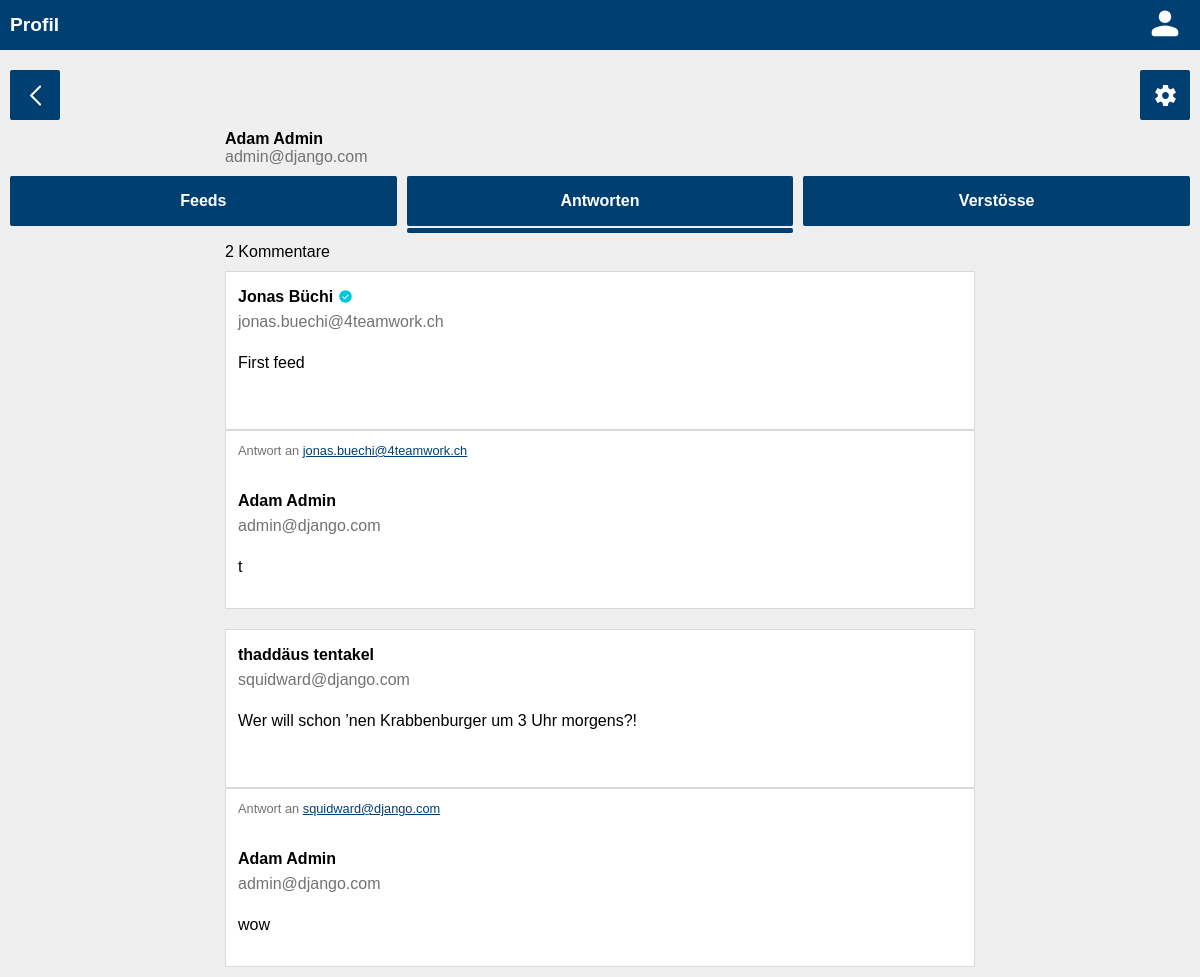
Page /users/1/commentaries (signed in) on the earlier database version.
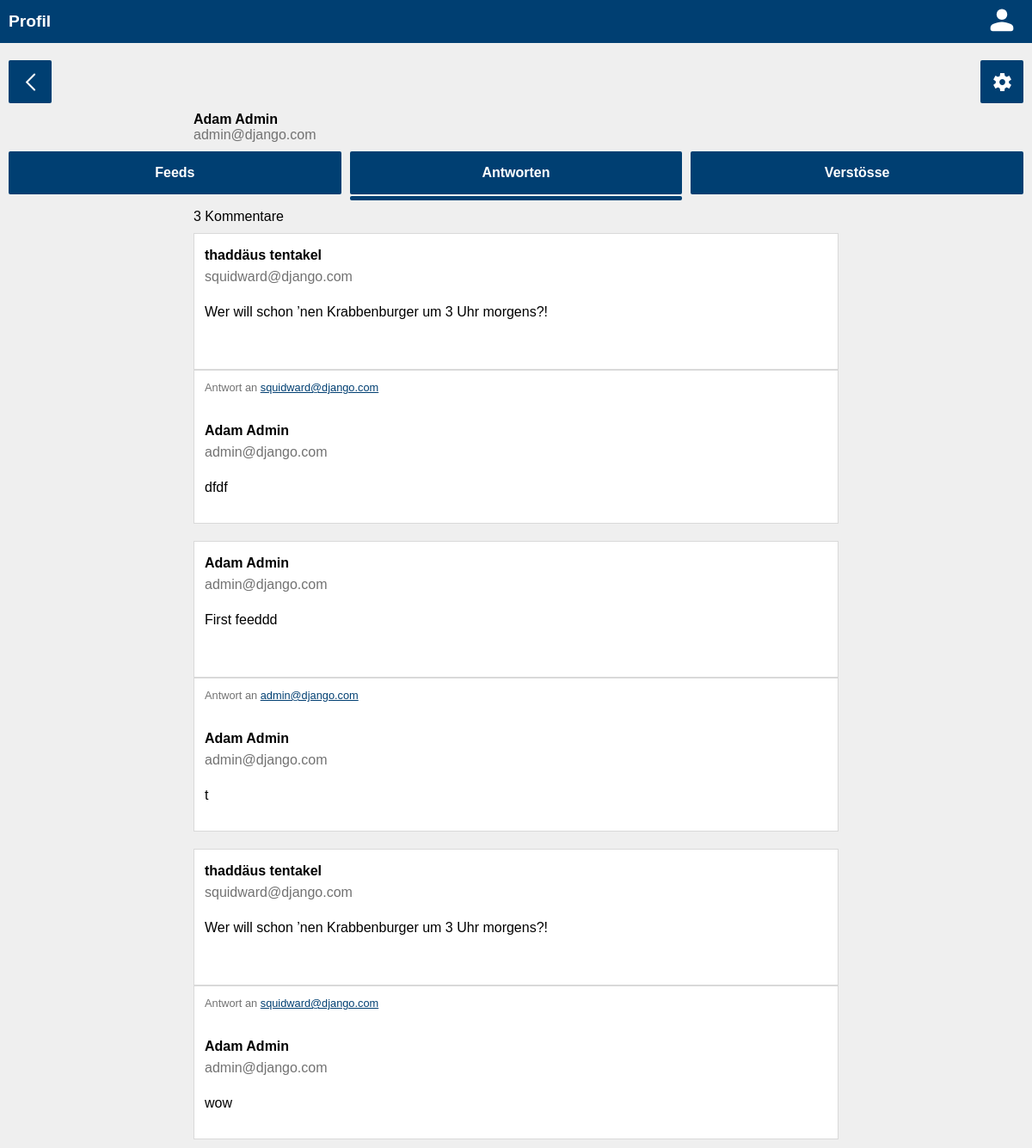
Same page on the later database version.
### authentication/models.py (models this page shows)
class User(AbstractUser):
    first_name = models.CharField(max_length=100, verbose_name=_("Vorname"))
    last_name = models.CharField(max_length=100, verbose_name=_("Nachname"))
    username = models.EmailField(unique=True, verbose_name="Benutzername")
    email = models.EmailField(unique=True, verbose_name="E-Mail Adresse")
    USERNAME_FIELD = "email"
    REQUIRED_FIELDS = ["username"]
    birthdate = models.DateField(null=True, verbose_name=_("Geburtsdatum"))
    verified = models.BooleanField(null=True)

### commentary/models.py (models this page shows, shortened)
class Commentary(models.Model):
    text = models.TextField(max_length=200, verbose_name=_("Inhalt"))
    feed = models.ForeignKey(Feed, on_delete=models.CASCADE, related_name="commentaries")
    published_date = models.DateTimeField(auto_now_add=True, verbose_name=_("Veröffentlicht"))
    author = models.ForeignKey(User, on_delete=models.CASCADE, related_name="commentaries")
    class Meta:
        ordering = ["-published_date", "-id"]

### feeds/models.py (models this page shows, shortened)
class Feed(models.Model):
    text = models.TextField(max_length=200)
    published_date = models.DateTimeField(auto_now_add=True, verbose_name=_("Veröffentlicht"))
    author = models.ForeignKey(
        User,
        on_delete=models.CASCADE,
        related_name="feeds",
    )
    class Meta:
        ordering = ["-published_date", "-id"]

### authentication/views.py (the view)
class UserCommentariesView(generic.DetailView):
    model = User
    template_name = "authentication/user_commentaries.html"

### authentication/templates/authentication/user_commentaries.html (shortened to what the changed rows need)
{% load static %}
{% load i18n %}
<!DOCTYPE html>
<html lang="en">
<head>
    <link rel="stylesheet" href="{% static 'global.css' %}">
    <link rel="stylesheet" href="{% static 'header.css' %}">
    <link rel="stylesheet" href="{% static 'users.css' %}">
    <link rel="stylesheet" href="{% static 'style.css' %}">
    <link rel="stylesheet" href="{% static 'feeds.css' %}">
</head>
<body>
<header>
    <div class="grid-header">
        <h1 class="title">{% translate "Profil" %}</h1>
    </div>
</header>
<main>
    {% if request.user.id == user.id or perms.authentication.view_user %}
        <div class="grid-buttons grid-buttons-user">
            <a href="{% url 'feeds' %}" class="crud-button back">
                <img src="{% static 'svgs/back.svg' %}" height="25px"/>
            </a>
            {% if request.user.id == user.id or perms.authentication.change_user %}
                <a href="{% url 'user_update' user.id %}" class="crud-button update">
                    <img src="{% static 'svgs/settings.svg' %}" height="25px"/>
                </a>
            {% endif %}
        </div>
        <div>
            <div class="user">
                <div class="fulname-container">
                    {% if user.first_name != "" and user.last_name %}
                        <p class="fulname">{{ user.first_name }} {{ user.last_name }}</p>
                    {% else %}
                        <p class="fulname">{% translate "Unbekannt" %}</p>
                    {% endif %}
                </div>
                <p class="email">{{ user.email }}</p>
            </div>
        </div>
        <div class="grid-tab-commentaries feeds">
            <a href="{% url 'user' user.id %}" class="tab">
                {% translate "Feeds" %}
            </a>
            <a class="tab replies">
                {% translate "Antworten" %}
            </a>
            <a href="{% url 'user_warns' user.id %}" class="tab warns">
                {% translate "Verstösse" %}
            </a>
            <div class="current">
            </div>
        </div>
        <div class="count">
            {% if user.commentaries.count > 1 or user.commentaries.count < 1 %}
                <p>{{ user.commentaries.count }} {% translate "Kommentare" %}</p>
            {% else %}
                <p>{{ user.commentaries.count }} {% translate "Kommentar" %}</p>
            {% endif %}
        </div>
        <div class="grid-commentaries">
            {% for commentary in user.commentaries.all %}
                <a href="{% url 'feed' commentary.feed.id %}">
                    <div class="card feed">
                        <div class="author">
                            <div class="fulname-container">
                                {% if commentary.feed.author.first_name != "" and commentary.feed.author.last_name != "" %}
                                    <p class="fulname">{{ commentary.feed.author.first_name }} {{ commentary.feed.author.last_name }}</p>
                                {% else %}
                                    <p class="fulname">{% translate "Unbekannt" %}</p>
                                {% endif %}
                                {% for group in commentary.feed.author.groups.values %}
                                    {% if group.name == "verified" %}
                                        <img class="verify" src="{% static 'svgs/verified.svg' %}" height="15px"/>
                                    {% endif %}
                                {% endfor %}
                            </div>
                            <p class="email">{{ commentary.feed.author.email }}</p>
                        </div>
                        <div class="text">
                            <p>{{ commentary.feed.text }}</p>
                        </div>
                    </div>
                    <div class="card commentary">
                        <div class="answer">
                            <p>Antwort an <span class="answer-email">{{ commentary.feed.author.email }}</span></p>
                        </div>
                        <div class="author">
                            <div class="fulname-container">
                                {% if commentary.author.first_name != "" and commentary.author.last_name != "" %}
                                    <p class="fulname">{{ commentary.author.first_name }} {{ commentary.author.last_name }}</p>
                                {% else %}
                                    <p class="fulname">{% translate "Unbekannt" %}</p>
                                {% endif %}
                            </div>
                            <p class="email">{{ commentary.author.email }}</p>
                        </div>
                        <div class="text">
                            <p>{{ commentary.text }}</p>
                        </div>
                    </div>
                </a>
            {% endfor %}
        </div>
    {% else %}
        <div class="no-perm">
            <p>{% translate "Zugriff verweigert" %}</p>
        </div>
    {% endif %}
</main>

Differences in the rows shown:
changed User "Adam": commentaries.count "2" → "3"
added Commentary: feed.author.first_name "thaddäus", feed.author.last_name "tentakel", feed.author.email "squidward@django.com", feed.text "Wer will schon ’nen Krabbenburger um 3 Uhr morgens?!", author.first_name "Adam", author.last_name "Admin", author.email "admin@django.com", text "dfdf"
changed through a linked row, Commentary: feed.author.first_name "Jonas" → "Adam"; feed.author.last_name "Büchi" → "Admin"; feed.author.email "jonas.buechi@4teamwork.ch" → "admin@django.com"; feed.text "First feed" → "First feeddd"
